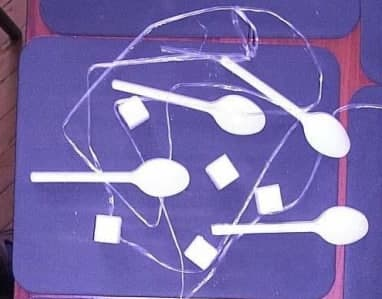
#> input picture spoons.jpg, 382 x 299 px, given in place of spoons.png, which was not available
$ jupyter execute task_spoons.ipynb
#> lines starting #> are read from the running program, lines starting #| are printed output that depends on the picture; after the words box and inside, x2 and y2 are one past the last pixel; in counts of white or black regions, pixels touching at a corner belong together; pictures that were not available may be replaced by others from this repository, and a replacement may not be noted
[cell 1]
import cv2 as cv
import numpy as np
import matplotlib.pyplot as plt
import math

[cell 2]
def imshow(img):
    plt.imshow(img, cmap='gray')
    plt.show()

[cell 3]
img = cv.imread('spoons.png', cv.COLOR_BGR2GRAY)
#> img is the input picture: shape (299, 382, 3); mean B, G, R 171.7, 109.1, 121.7
#img = img[:,:,2]
m,n,z = img.shape
#> m = 299; n = 382; z = 3
print(img.shape)
#| (299, 382, 3)
plt.imshow(img)

[cell 4]
gray = cv.cvtColor(img, cv.COLOR_BGR2GRAY)
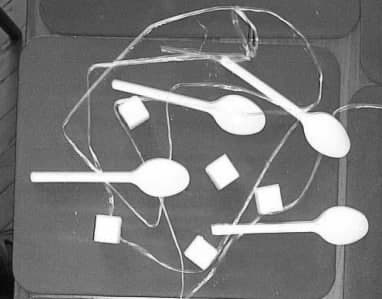
#> gray: shape (299, 382); min 8, max 255, mean 120
imshow(gray)

[cell 5]
ret, binar = cv.threshold(gray,0,255, cv.THRESH_OTSU)
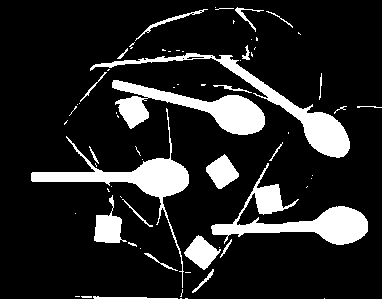
#> binar: shape (299, 382); 14.6% white; 69 white regions (43 under 20 px), largest, box (x1, y1, x2, y2) and area: (211, 163, 368, 245) 3545, (112, 80, 265, 135) 3312, (90, 53, 350, 158) 3160
#> ret = 167

[cell 6]
imshow(binar)

[cell 7]
kernel = np.ones((4,4),np.uint8)
opening = cv.morphologyEx(binar,cv.MORPH_OPEN,kernel, iterations = 2)
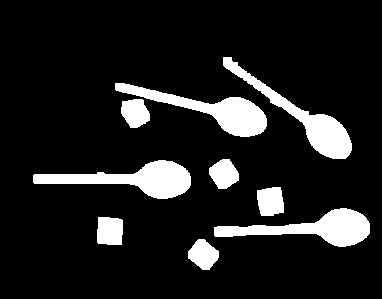
#> opening: shape (299, 382); 12% white; 9 white regions, largest, box (x1, y1, x2, y2) and area: (33, 160, 191, 199) 2724, (115, 83, 267, 137) 2609, (214, 208, 370, 247) 2606

[cell 8]
imshow(opening)

[cell 9]
#kernel = cv.getStructuringElement(cv.MORPH_ELLIPSE,(4,4))
kernel = np.ones((4,4))
erosion = cv.erode(opening,kernel, iterations = 1)
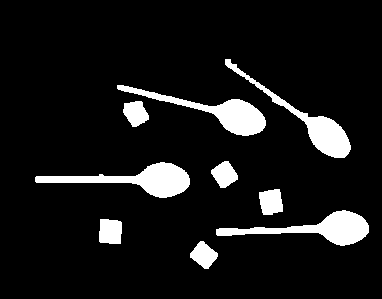
#> erosion: shape (299, 382); 9.1% white; 9 white regions, largest, box (x1, y1, x2, y2) and area: (35, 162, 190, 198) 2136, (216, 210, 369, 246) 2015, (117, 85, 266, 136) 1979

[cell 10]
imshow(erosion)

[cell 11]
count_components, markers = cv.connectedComponents(erosion)
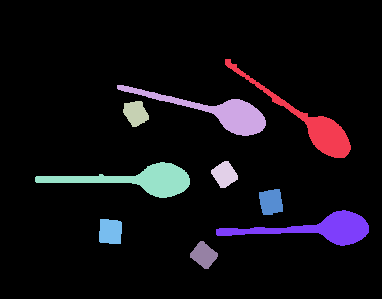
#> markers: shape (299, 382) int32; 10 distinct labels, from 0 to 9; one colour per label, 0 black
#> count_components = 10
plt.imshow(markers, cmap="jet")

[cell 12]
for i in range(count_components):
    print(len(markers[markers==i]))
#> this loop made 10 passes
#| 103778
#| 1871
#| 1979
#| 471
#| 466
#| 2136
#| 508
#| 2015
#> (further printed lines are left out)

[cell 13]
print(count_components)
#| 10
#Найдем, какой маркер отвечает за фон, исходя из предположения, что этого цвета больше всего
background = 0
bg_pix = 0
for i in range(count_components):
    pix_count = len(markers[markers==i])
    if (pix_count > bg_pix):
        bg_pix = pix_count
        background = i
#> this loop made 10 passes
#> (pix_count, bg_pix) on pass 1: (103778, 103778)
#> pix_count on passes 2 to 7: 1871, 1979, 471, 466, 2136, 508
#> after the loop, background = 0; bg_pix = 103778
print("Фон это маркер номер",background) #Зная, какой маркер отвечает за фон, посчитаем среднюю площадь объекта на картинке (в пикселях)
#| Фон это маркер номер 0

[cell 14]
pix_avg = 0
pix_avg += len(markers[markers!=background])
#> pix_avg = 10440
pix_avg /= (count_components-1)
#> pix_avg = 1160
print(pix_avg)
#| 1160.0

[cell 15]
#Все объекты, площадь которых больше средней, отнесем к "большим" (ложкам), остальные - к "маленьким" (сахаркам)
big_obs_count = 0
small_obs_count = 0

for i in range(background):
    pix_count = len(markers[markers==i])
    if (pix_count > pix_avg):
        markers[markers==i] = count_components+1
        big_obs_count+=1
    else:
        markers[markers==i] = count_components+2
        small_obs_count +=1
#> after the loop, big_obs_count = 0; small_obs_count = 0

for i in range(background+1, count_components):
    pix_count = len(markers[markers==i])
    if (pix_count > pix_avg):
        markers[markers==i] = count_components+1
        big_obs_count +=1
    else:
        markers[markers==i] = count_components+2
        small_obs_count +=1
#> this loop made 9 passes
#> pix_count on passes 1 to 9: 1871, 1979, 471, 466, 2136, 508, 2015, 524, 470
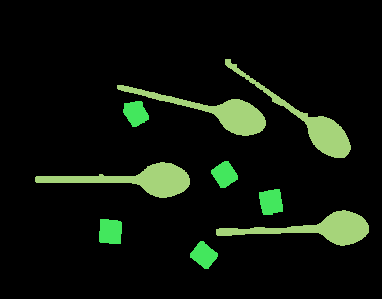
#> markers: shape (299, 382) int32; 3 distinct labels, from 0 to 12; one colour per label, 0 black
#> after the loop, big_obs_count = 4; small_obs_count = 5

[cell 16]
print(len(markers[markers==count_components+1]))
#| 8001
print(len(markers[markers==count_components+2]))
#| 2439

[cell 17]
print("Количество ложек:", big_obs_count)
#| Количество ложек: 4
print("Количество сахарков:", small_obs_count)
#| Количество сахарков: 5
plt.imshow(markers, cmap="magma")
